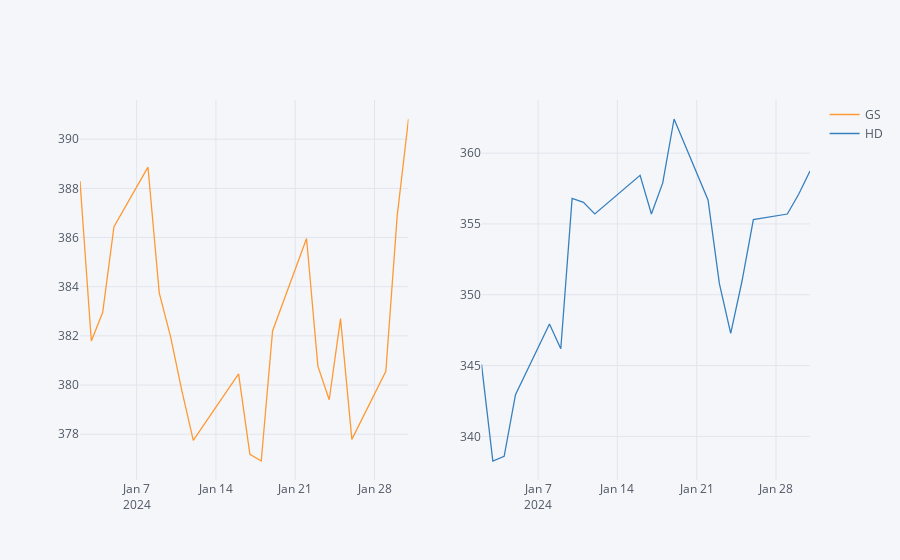

Notebook code cell kept with this figure:
### Code cell
# Use subplots
df4[['GS', 'HD']].iplot(subplots=True)

### Figure 1 — Plotly figure (JSON) as saved in the notebook; plotly's stock layout.template omitted (floating-point values rounded to 4 significant figures)
{"data": [{"line": {"color": "rgba(255, 153, 51, 1.0)", "dash": "solid", "shape": "linear", "width": 1.3}, "mode": "lines", "name": "GS", "text": "", "type": "scatter", "x": ["2024-01-02", "2024-01-03", "2024-01-04", "2024-01-05", "2024-01-08", "2024-01-09", "2024-01-10", "2024-01-11", "2024-01-12", "2024-01-16", "2024-01-17", "2024-01-18", "2024-01-19", "2024-01-22", "2024-01-23", "2024-01-24", "2024-01-25", "2024-01-26", "2024-01-29", "2024-01-30", "2024-01-31"], "xaxis": "x", "y": [388.3, 381.8, 383.0, 386.4, 388.9, 383.7, 382.0, 379.8, 377.8, 380.5, 377.2, 376.9, 382.2, 386.0, 380.8, 379.4, 382.7, 377.8, 380.6, 386.9, 390.8], "yaxis": "y"}, {"line": {"color": "rgba(55, 128, 191, 1.0)", "dash": "solid", "shape": "linear", "width": 1.3}, "mode": "lines", "name": "HD", "text": "", "type": "scatter", "x": ["2024-01-02", "2024-01-03", "2024-01-04", "2024-01-05", "2024-01-08", "2024-01-09", "2024-01-10", "2024-01-11", "2024-01-12", "2024-01-16", "2024-01-17", "2024-01-18", "2024-01-19", "2024-01-22", "2024-01-23", "2024-01-24", "2024-01-25", "2024-01-26", "2024-01-29", "2024-01-30", "2024-01-31"], "xaxis": "x2", "y": [345.1, 338.3, 338.6, 342.9, 347.9, 346.2, 356.8, 356.5, 355.7, 358.4, 355.7, 357.9, 362.4, 356.7, 350.8, 347.3, 351.0, 355.3, 355.7, 357.1, 358.7], "yaxis": "y2"}], "layout": {"legend": {"bgcolor": "#F5F6F9", "font": {"color": "#4D5663"}}, "paper_bgcolor": "#F5F6F9", "plot_bgcolor": "#F5F6F9", "title": {"font": {"color": "#4D5663"}}, "xaxis": {"anchor": "y", "domain": [0, 0.45], "gridcolor": "#E1E5ED", "showgrid": true, "tickfont": {"color": "#4D5663"}, "title": {"font": {"color": "#4D5663"}, "text": ""}, "zerolinecolor": "#E1E5ED"}, "xaxis2": {"anchor": "y2", "domain": [0.55, 1], "gridcolor": "#E1E5ED", "showgrid": true, "tickfont": {"color": "#4D5663"}, "title": {"font": {"color": "#4D5663"}, "text": ""}, "zerolinecolor": "#E1E5ED"}, "yaxis": {"anchor": "x", "domain": [0, 1], "gridcolor": "#E1E5ED", "showgrid": true, "tickfont": {"color": "#4D5663"}, "title": {"font": {"color": "#4D5663"}, "text": ""}, "zerolinecolor": "#E1E5ED"}, "yaxis2": {"anchor": "x2", "domain": [0, 1], "gridcolor": "#E1E5ED", "showgrid": true, "tickfont": {"color": "#4D5663"}, "title": {"font": {"color": "#4D5663"}, "text": ""}, "zerolinecolor": "#E1E5ED"}}}
